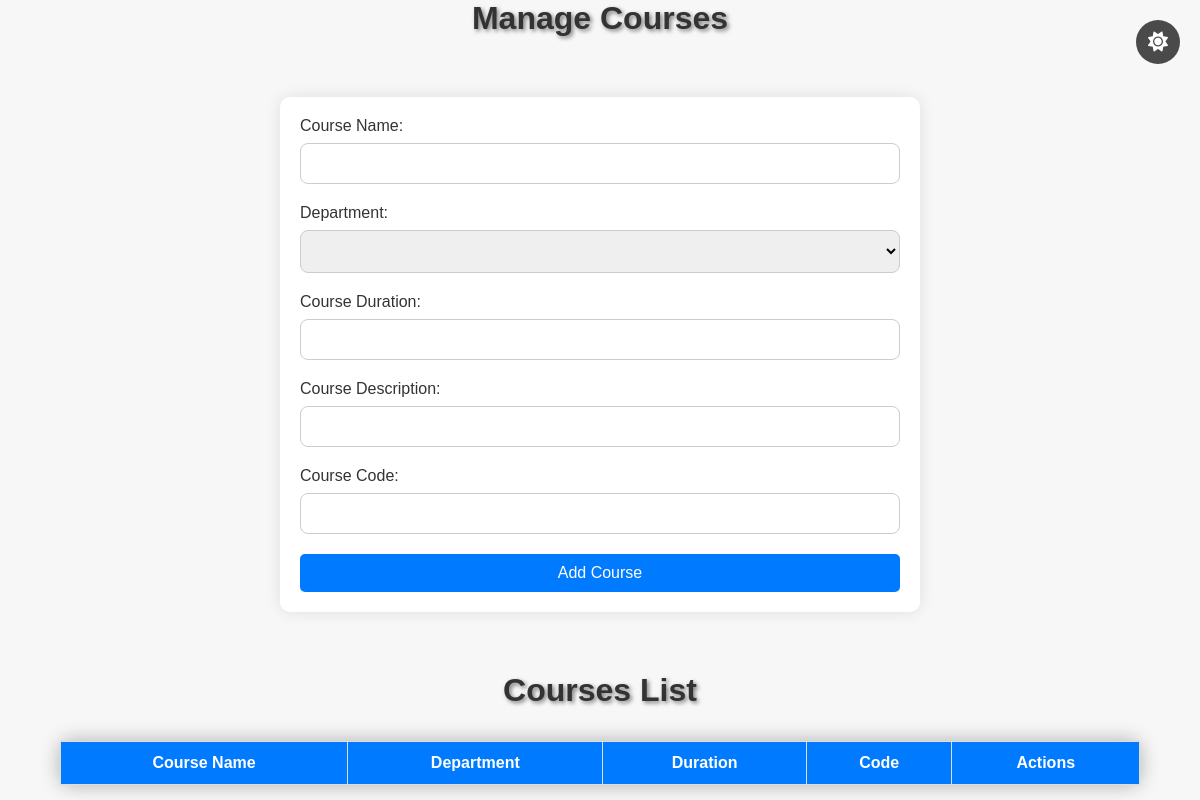
The page /manage_courses/ on the database as committed earlier.
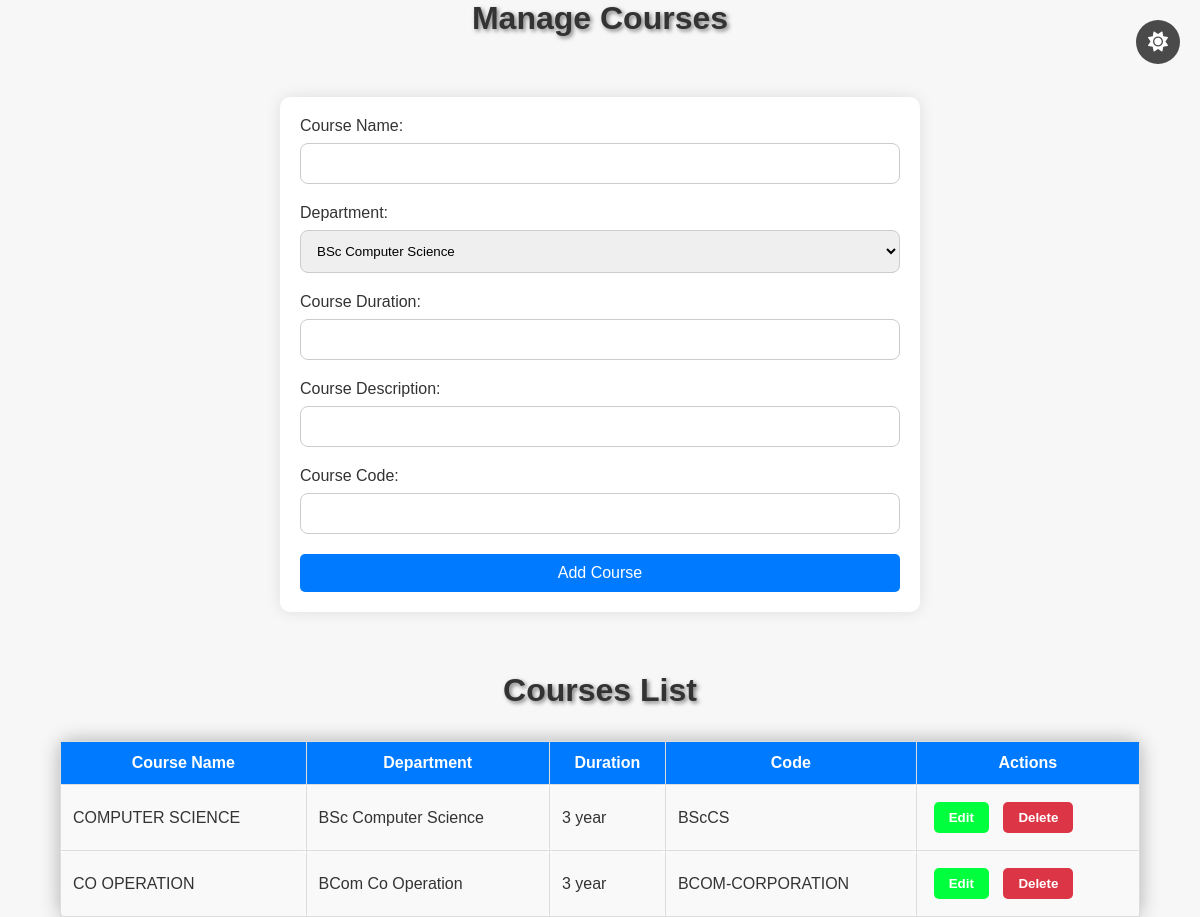
The same page on the database as committed later.
### SynChronisApp/models.py (models this page shows)
class CourseTable(models.Model):
    CourseName = models.CharField(max_length=50, null=True, blank=True)
    Department = models.ForeignKey(DepartmentsTable, on_delete=models.CASCADE, null=True, blank=True)
    CourseDuration = models.CharField(max_length=50, null=True, blank=True)
    CourseDescription = models.CharField(max_length=500, null=True, blank=True)
    CourseCode = models.CharField(max_length=50, null=True, blank=True)

class DepartmentsTable(models.Model):
    department_id = models.IntegerField(null=False, blank=False)
    Department = models.CharField(max_length=50, null=True, blank=True)

### SynChronisApp/views.py (the view, shortened to what this page needs)
# urls.py: path('manage_courses/', ManageCoursesView.as_view(), name='manage_courses'),
class ManageCoursesView(View):
    def get(self, request):
        courses = CourseTable.objects.all()
        departments = DepartmentsTable.objects.all()
        form = CourseForm()
        return render(request, 'manage_courses.html', {
            'courses': courses,
            'departments': departments,
            'form': form
        })

### SynChronisApp/form.py
class CourseForm(forms.ModelForm):
    class Meta:
        model = CourseTable
        fields = ['CourseName', 'Department', 'CourseDuration', 'CourseDescription', 'CourseCode']

### templates/manage_courses.html (shortened to what this page needs)
{% load static %}
<html lang="en">
<head>
    <link rel="stylesheet" href="{% static 'css/manage.css' %}">
    <link href="https://cdnjs.cloudflare.com/ajax/libs/font-awesome/6.0.0-beta3/css/all.min.css" rel="stylesheet">
</head>
<body>
    <button id="theme-toggle-btn" class="theme-toggle-btn">
        <i class="fa fa-sun"></i>
    </button>
    <h2>Manage Courses</h2>
    <form id="course-form" method="post">
        <label for="id_CourseName">Course Name:</label>
        <input type="text" name="CourseName" id="id_CourseName" required><br>
        <label for="id_Department">Department:</label>
        <select name="Department" id="id_Department" required>
            {% for department in departments %}
                <option value="{{ department.id }}">{{ department.Department }}</option>
            {% endfor %}
        </select><br>
        <label for="id_CourseDuration">Course Duration:</label>
        <input type="text" name="CourseDuration" id="id_CourseDuration" required><br>
        <label for="id_CourseDescription">Course Description:</label>
        <input type="text" name="CourseDescription" id="id_CourseDescription" required><br>
        <label for="id_CourseCode">Course Code:</label>
        <input type="text" name="CourseCode" id="id_CourseCode" required><br>
        <button type="submit">Add Course</button>
    </form>
    <h3>Courses List</h3>
    <table id="courses-list">
        <thead>
            <tr>
                <th>Course Name</th>
                <th>Department</th>
                <th>Duration</th>
                <th>Code</th>
                <th>Actions</th>
            </tr>
        </thead>
        <tbody>
            {% for course in courses %}
            <tr id="course-{{ course.id }}">
                <td>{{ course.CourseName }}</td>
                <td>{{ course.Department.Department }}</td>
                <td>{{ course.CourseDuration }}</td>
                <td>{{ course.CourseCode }}</td>
                <td>
                    <button id="edit-course-btn" class="edit-course-btn" data-id="{{ course.id }}">Edit</button>
                    <button id="delete-course-btn" class="delete-course-btn" data-id="{{ course.id }}">Delete</button>
                </td>
            </tr>
            {% endfor %}
        </tbody>
    </table>
</body>
</html>

Rows that differ between the two databases and show on the page:
added CourseTable: CourseName "COMPUTER SCIENCE", Department.Department "BSc Computer Science", CourseDuration "3 year", CourseCode "BScCS"
added CourseTable: CourseName "CO OPERATION", Department.Department "BCom Co Operation", CourseDuration "3 year", CourseCode "BCOM-CORPORATION"
Other text that changed with them:
form field Department: (not shown) → "BSc Computer Science"
